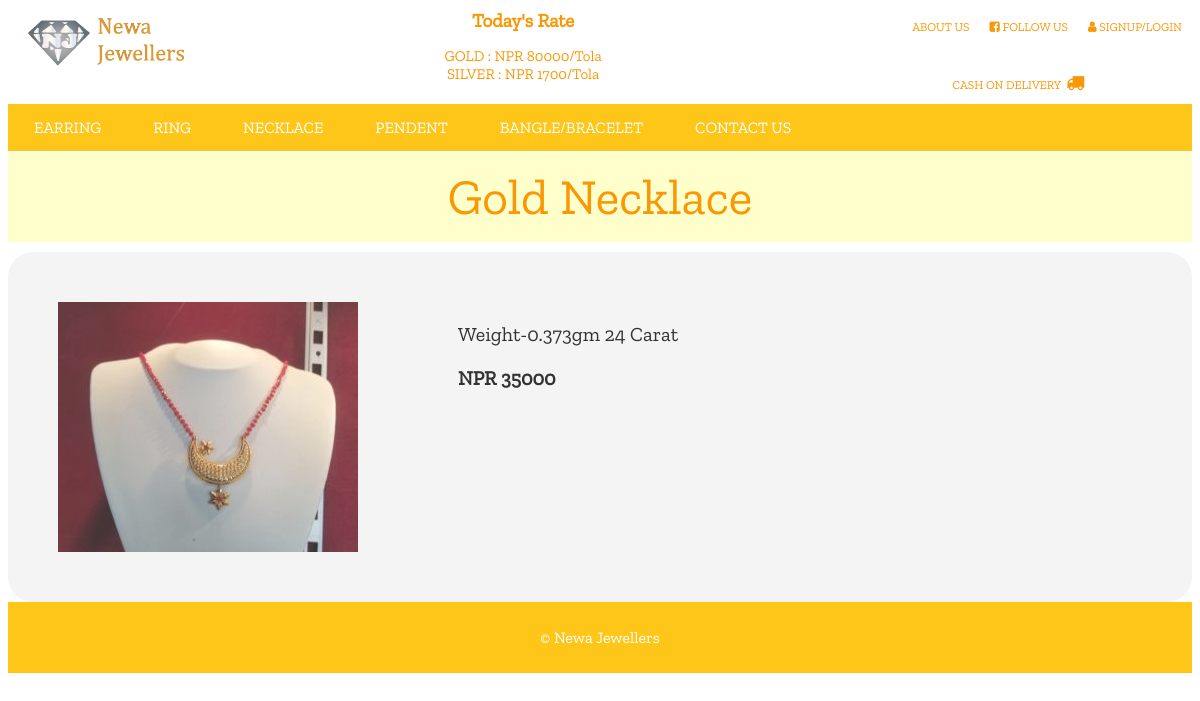
Page /nview.php?ab=ProductImages/Necklace/N1.jpg on the committed database.
### tables this page shows
CREATE TABLE `rate` (
  `ID` int(5) NOT NULL,
  `ELEMENTS` varchar(50) NOT NULL,
  `RATE` int(20) NOT NULL
);

CREATE TABLE `necklace` (
  `Id` int(255) NOT NULL,
  `Image` varchar(255) NOT NULL,
  `Name` varchar(255) NOT NULL,
  `Price` float NOT NULL,
  `Details` varchar(10000) NOT NULL
);

### nview.php (the view, shortened to what this page needs)
<?php
include 'upperPartNavbar.php';
?>
<link rel="stylesheet" type="text/css" href="view.css">
<?php
$con=mysqli_connect('localhost','root');
mysqli_select_db($con, 'product');
if(isset($_GET['ab'])){
$id =$_GET['ab'];
$sql = $con->prepare("select * from necklace where Image=?");
$sql->bind_param('s',$id);
$sql->execute();
$result = $sql->get_result();
$row = $result->fetch_assoc();
$img=$row['Image'];
$name=$row['Name'];
$price=$row['Price'];
$details=$row['Details'];
}
else{
echo 'error';
}
?>
<div class="heading"><?php echo $name ?></div>
<div class="detail-container">
	<div class="detail-left">
	<img src="<?php echo
        	 $img;?>" alt="earring" width="300px" height="250px">
	</div>
	<div class="detail-right">
    <p class="des"><?php echo "$details";?></p>
    <p class="price">NPR <?php echo "$price"; ?></p>
	</div>
</div>
<?php
  include 'footer.php';
?>

### upperPartNavbar.php (shortened to what this page needs)
<?php
include_once 'includes/ratedb.php';
?>
<link rel="stylesheet" type="text/css" href="styleFE.css">
<link rel="stylesheet" type="text/css" href="https://stackpath.bootstrapcdn.com/font-awesome/4.7.0/css/font-awesome.min.css">
<div class="container">
<div class="left"><a href="index.php"><img src="Images/logo - Copy.png" id="logo"></a></div>
<div class="center"><h1 id="head">Today's Rate</h1>
	<p id="rateDisplay">
	<?php
      $sql="SELECT * FROM rate;";
      $result= mysqli_query($conn, $sql);
      $resultCheck= mysqli_num_rows($result);
      if ($resultCheck>0) {
      	while ($row= mysqli_fetch_assoc($result))
      	{
      	   echo $row['ELEMENTS']." ".": ";
      	   echo "NPR"."&nbsp".$row['RATE']."/Tola"."<br>";
      	}
       }
   ?>
 </p>
 </div>
 <div class="right">
 	<ul>
 	<li><a href="about.php">ABOUT US</a></li>
 	<li><a href="https://www.facebook.com/newajewellers/" target="_blank" rel="noopener noreferrer"><i class="fa fa-facebook-square" aria-hidden="true"></i> FOLLOW US</a></li>
 	<li><a href="checkLogin.php"><i class="fa fa-user" aria-hidden="true"></i> SIGNUP/LOGIN</a></li>
 	<br>
 	<br>
 	<br>
  <li>
    <p id="cash">CASH ON DELIVERY &nbsp;<i class="fa fa-truck" aria-hidden="true" style="font-size: 1.5em;"></i></p>
  </li>
</ul>
 </div>
</div>
<div id="navbar">
	<ul>
	<li class="<?php if($page=='earring'){echo 'active';}?>"><a href="earring.php">EARRING</a></li>
	<li class="<?php if($page=='ring'){echo 'active';}?>"><a href="ring.php">RING</a></li>
	<li class="<?php if($page=='necklace'){echo 'active';}?>"><a href="necklace.php">NECKLACE</a></li>
	<li class="<?php if($page=='pendent'){echo 'active';}?>"><a href="pendent.php">PENDENT</a></li>
	<li class="<?php if($page=='bangle'){echo 'active';}?>"><a href="bangle.php">BANGLE/BRACELET</a></li>
	<li class="<?php if($page=='contact'){echo 'active';}?>"><a href="contact.php">CONTACT US</a></li>
     </ul>
	</div>

### styleFE.css (style rules this page uses)
#logo { margin-top: 10px; margin-left: 20px; }
.container { display: flex; }
.left { float: left; }
.center { display: inline-block; margin: 0 auto; color: #f99806; }
.right ul { font-size: 12px; list-style-type: none; }
.right li { color: #f99806; float: left; }
.right li a { padding:10px; text-decoration: none; color: #f99806; }
#cash { font-size: 15px; margin-left: 60px; }
#head { font-size: 19px; margin-top:1px; text-align: center; }
#rateDisplay { font-size: 15px; text-align: center; }
#navbar ul { list-style-type: none; margin: 0; padding: 0; overflow: hidden; background-color: #ffc61a; top: 0; }
#navbar li { float: left; }
#navbar li a { display: block; color: white; text-align: center; padding: 14px 26px; text-decoration: none; }

### view.css (style rules this page uses)
.detail-container { margin-top: 10px; border: none; background: #f2f2f2; padding: 50px; opacity: 0.8; border-radius: 25px; margin-left: auto; margin-right: auto; display: flex; }
.detail-left { flex-direction: left; }
.detail-right { flex-direction: right; margin-left: 100px; }
.heading { text-align: center; font-size: 50px; margin-top: 1px; padding: 15px; color: #f99806; background:#ffffcc; }
.des { font-size: 20px; }
.price { font-size: 20px; font-weight: bold; }

### upperPartNavbar.php (style rules this page uses)
#cash { font-size: 12px; margin-left: 50px; }

### rows in the picture
rate: ELEMENTS "GOLD", RATE "80000"
rate: ELEMENTS "SILVER", RATE "1700"
necklace: Name "Gold Necklace", Image (picture), Details "Weight-0.373gm 24 Carat", Price "35000"
